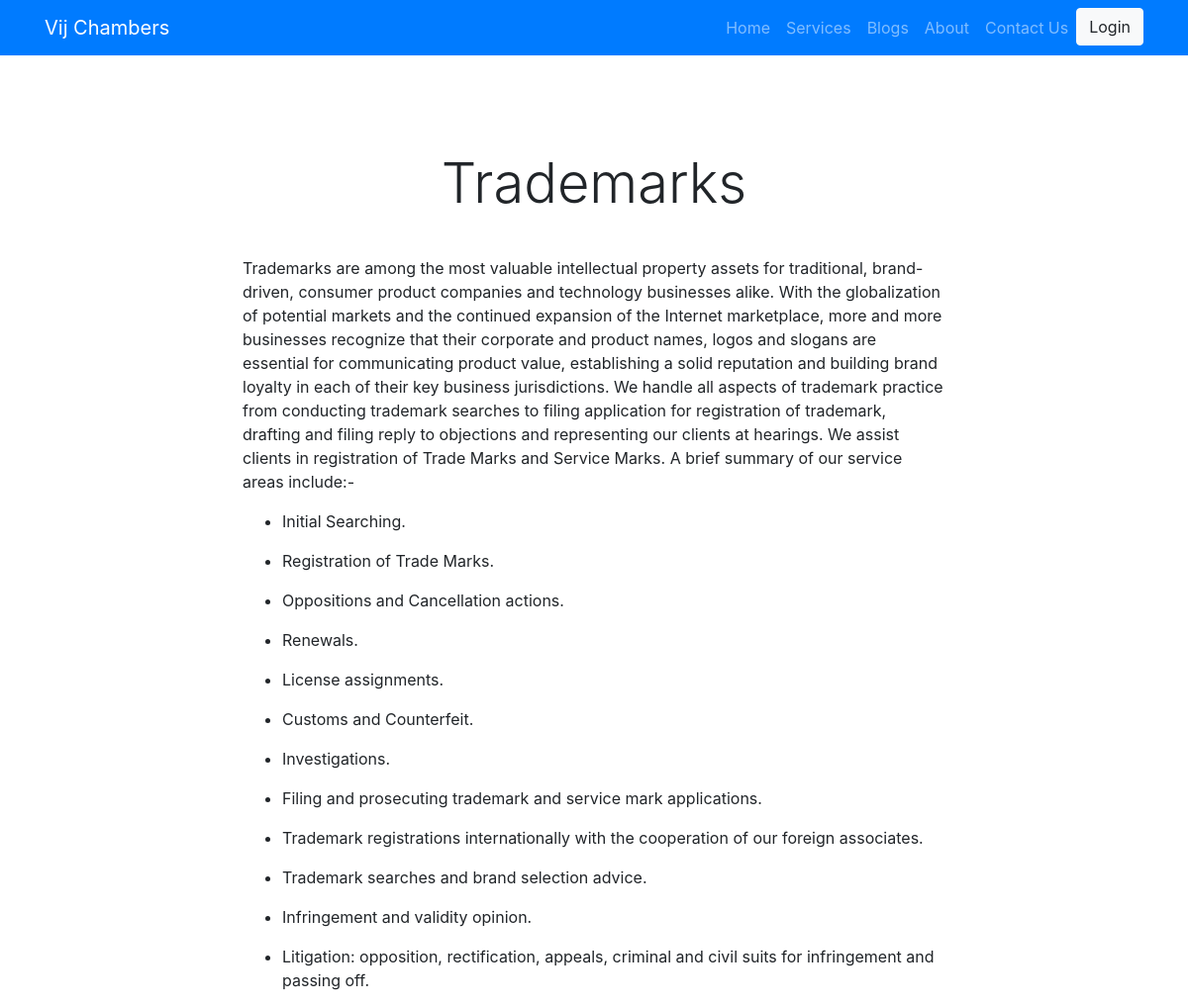
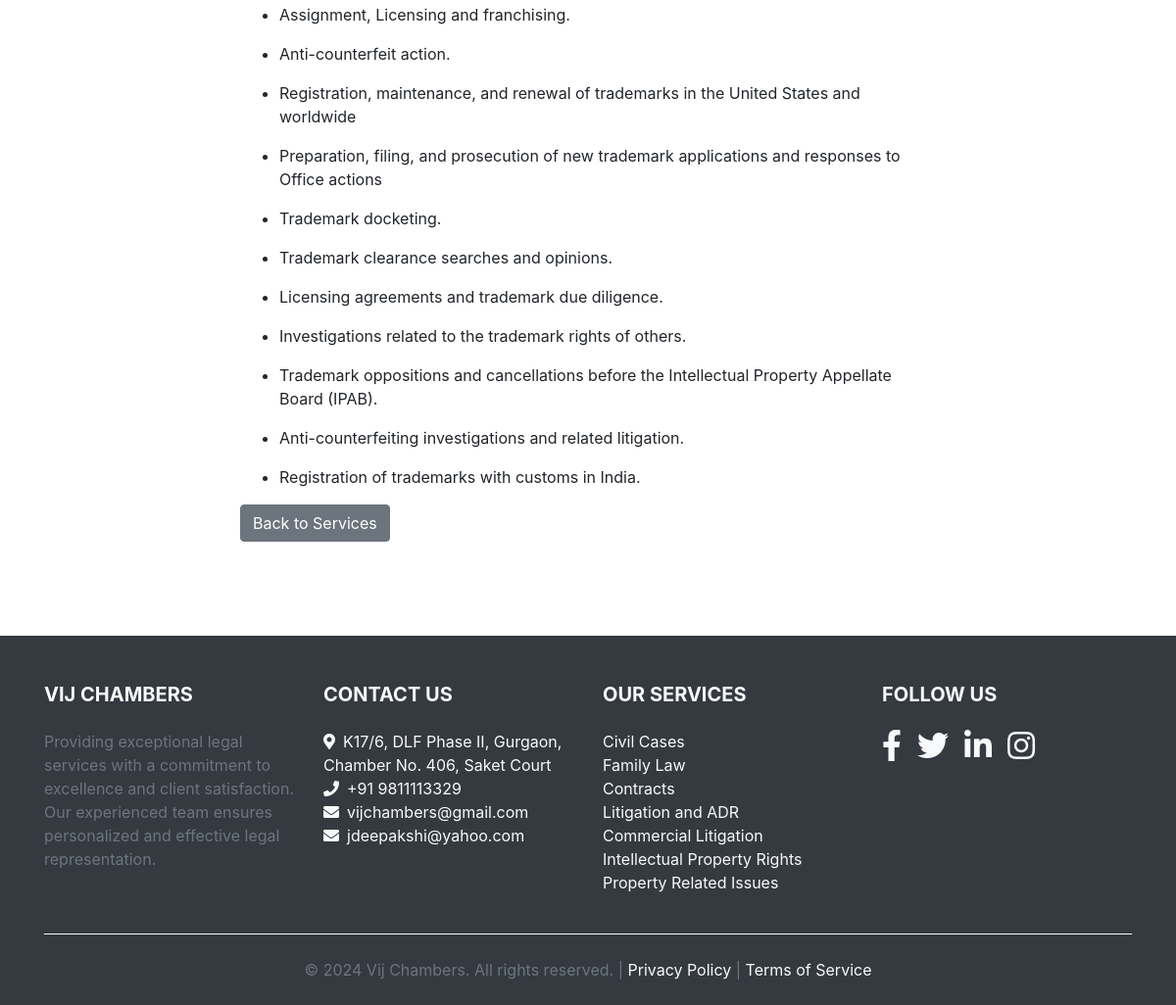
Screenshot of /services/Trademarks/ with the database file from the repository (2 pictures, top to bottom).
### main/models.py (models this page shows, shortened)
class Service(models.Model):
    title = models.CharField(max_length=200)
    description = RichTextField()  # Use RichTextField instead of TextField
    detailed_description = RichTextField()  # Use RichTextField instead of TextField
    slug = models.SlugField(unique=True)

### main/views.py (the view)
# urls.py: path('services/<slug:slug>/', views.service_detail, name='service_detail'),
def service_detail(request, slug):
    service = get_object_or_404(Service, slug=slug)
    return render(request, 'service_detail.html', {'service': service})

### main/templates/service_detail.html (shortened to what this page needs)
 {% extends 'base.html' %}
{% block content %}
    <div class="container my-5 py-5">
        <h2 class="text-center mb-4 display-4">{{ service.title }}</h2>
        <div class="row">
            <div class="col-md-8 mx-auto">
                <p class="lead">{{ service.detailed_description|safe }}</p>
                <a href="{% url 'services' %}" class="btn btn-secondary">Back to Services</a>
            </div>
        </div>
    </div>
{% endblock %}

### rows the page displays
Service: title "Trademarks", detailed_description "Trademarks are among the most valuable intellectual property assets for traditional, brand-driven, consumer product companies and technology businesses alike. With the globalization of potential markets and the continued expansion of the Internet marketplace, more and more businesses recognize that their corporate and product names, logos and slogans are essential for communicating product value, establishing a solid reputation and building brand loyalty in each of their key business jurisdictions. We handle all aspects of trademark practice from conducting trademark searches to filing application for registration of trademark, drafting and filing reply to objections and representing our…"
